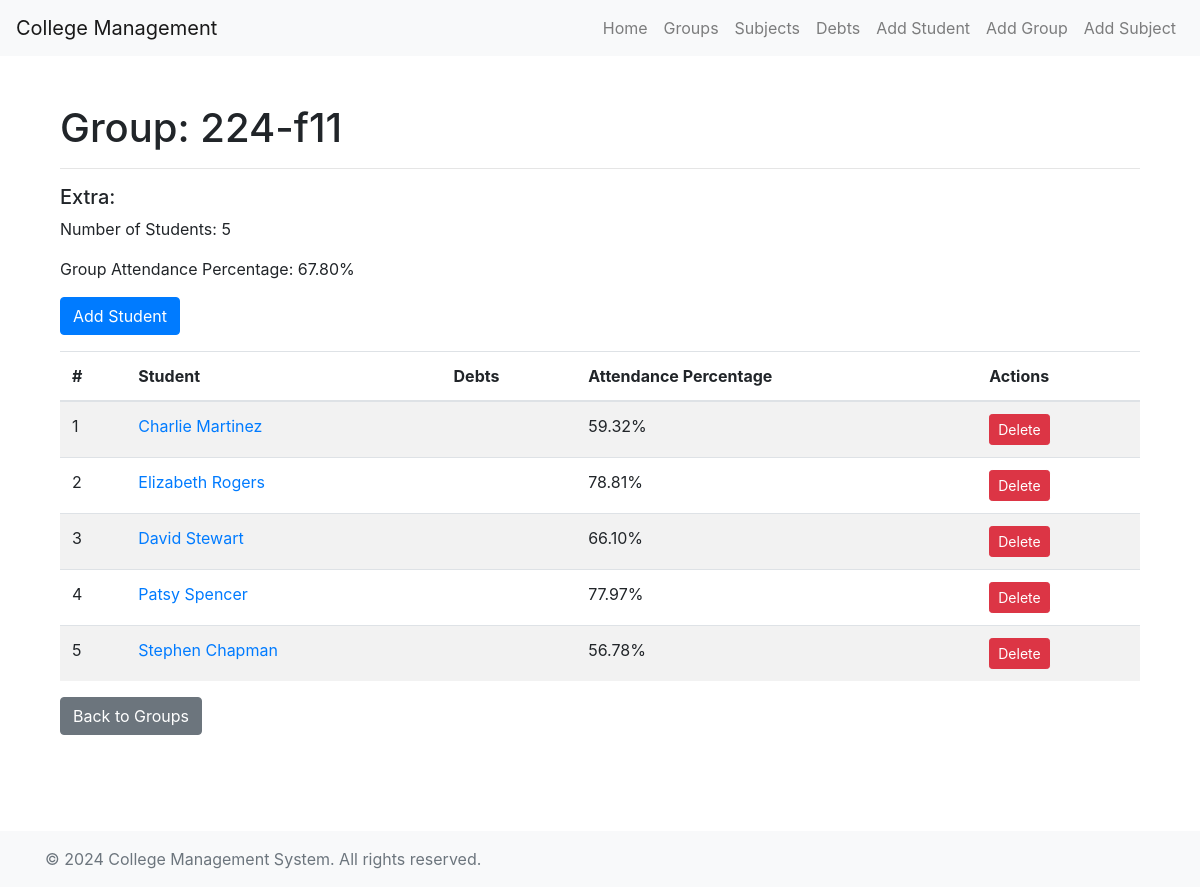
Screenshot of /students/group/5/ with the database file from the repository.
### students/models.py (models this page shows, shortened)
class Group(models.Model):
    name = models.CharField(max_length=100)
    students = models.ManyToManyField(Student, related_name='groups')
    def student_count(self):
        return self.students.count()
    def group_attendance_percentage(self):
        total_percentage = sum(student.attendance_percentage() for student in self.students.all())
        if self.student_count() > 0:
            return total_percentage / self.student_count()
        return 0.0

class Student(models.Model):
    first_name = models.CharField(max_length=100)
    last_name = models.CharField(max_length=100)
    debts = models.TextField(blank=True)
    def attendance_percentage(self):
        student_courses = StudentCourse.objects.filter(student=self)
        total_hours = sum(sc.course.hours for sc in student_courses)
        attended_hours = sum(sc.attended_hours for sc in student_courses)
        if total_hours > 0:
            return (attended_hours / total_hours) * 100
        return 0.0

class StudentCourse(models.Model):
    student = models.ForeignKey('Student', on_delete=models.CASCADE)
    course = models.ForeignKey(Course, on_delete=models.CASCADE)
    grade = models.FloatField(null=True, blank=True)
    attended_hours = models.PositiveIntegerField(default=0)
    has_debt = models.BooleanField(default=False)

class Course(models.Model):
    name = models.CharField(max_length=100)
    hours = models.PositiveIntegerField()
    group = models.ForeignKey(Group, on_delete=models.CASCADE, null=True, blank=True)

### students/views.py (the view)
# urls.py: path('group/<int:pk>/', views.group_detail, name='group_detail'),
def group_detail(request, pk):
    group = get_object_or_404(Group, pk=pk)
    students = group.students.all()
    return render(request, 'students/group_detail.html', {'group': group, 'students': students})

### students/templates/students/group_detail.html (shortened to what this page needs)
{% extends 'students/base.html' %}
{% block content %}
    <body>
        <div class="container">
            <h1>Group: {{ group.name }}</h1>
            <hr>
            <h5>Extra:</h5>
            <p>Number of Students: {{ group.students.count }}</p>
            <p>Group Attendance Percentage: {{ group.group_attendance_percentage|floatformat:2 }}%</p>
            <a href="{% url 'student_add' %}" class="btn btn-primary mb-3">Add Student</a>
            <table class="table table-striped">
                <thead>
                    <tr>
                        <th scope="col">#</th>
                        <th scope="col">Student</th>
                        <th scope="col">Debts</th>
                        <th scope="col">Attendance Percentage</th>
                        <th scope="col">Actions</th>
                    </tr>
                </thead>
                <tbody>
                    {% for student in students %}
                        <tr>
                            <td>{{ forloop.counter }}</td>
                            <td><a href="{% url 'student_detail' student.pk %}">{{ student.first_name }} {{ student.last_name }}</a></td>
                            <td>{{ student.debts }}</td>
                            <td>{{ student.attendance_percentage|floatformat:2 }}%</td>
                            <td>
                                <a href="{% url 'student_delete' student.pk %}" class="btn btn-danger btn-sm">Delete</a>
                            </td>
                        </tr>
                    {% endfor %}
                </tbody>
            </table>
            <a href="{% url 'group_list' %}" class="btn btn-secondary">Back to Groups</a>
        </div>
    </body>
{% endblock %}

### students/templates/students/base.html (style rules this page uses)
html, body { height: 100%; }
body { display: flex; flex-direction: column; }
.container { flex: 1; }

### rows the page displays
Group: name "224-f11", students.count "5", group_attendance_percentage "67.80"
Student: first_name "Charlie", last_name "Martinez", attendance_percentage "59.32"
Student: first_name "Elizabeth", last_name "Rogers", attendance_percentage "78.81"
Student: first_name "David", last_name "Stewart", attendance_percentage "66.10"
Student: first_name "Patsy", last_name "Spencer", attendance_percentage "77.97"
Student: first_name "Stephen", last_name "Chapman", attendance_percentage "56.78"
